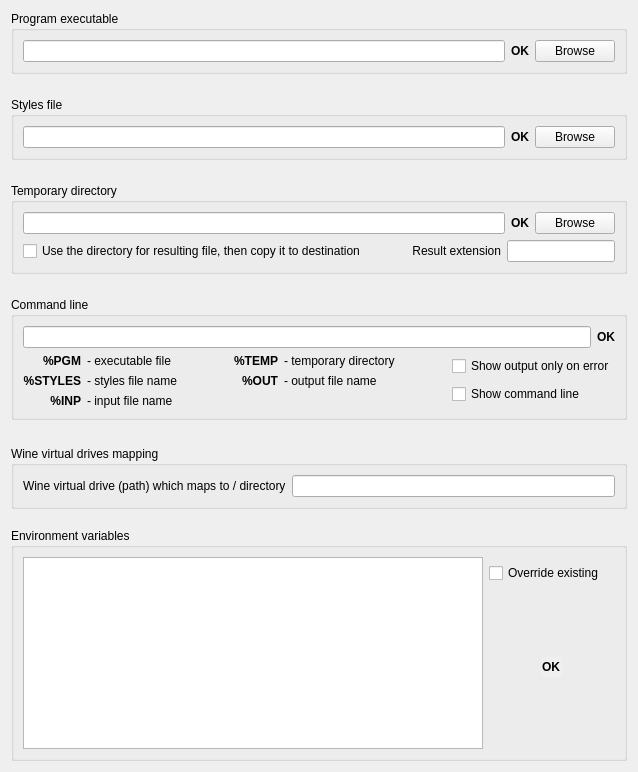
     <widget class="QWidget" name="tab_8">
      <attribute name="title">
       <string>Convert</string>
      </attribute>
      <layout class="QGridLayout" name="gridLayout_35">
       <item row="0" column="0" colspan="3">
        <widget class="QGroupBox" name="groupBox_23">
         <property name="title">
          <string>Program executable</string>
         </property>
         <layout class="QGridLayout" name="gridLayout_32">
          <item row="0" column="0">
           <layout class="QHBoxLayout" name="horizontalLayout_10">
            <item>
             <widget class="QLineEdit" name="fb2lrf_l"/>
            </item>
            <item>
             <widget class="QLabel" name="fb2lrf_ok">
              <property name="font">
               <font>
                <weight>75</weight>
                <bold>true</bold>
               </font>
              </property>
              <property name="text">
               <string>OK</string>
              </property>
             </widget>
            </item>
            <item>
             <widget class="QPushButton" name="fb2lrf_browse">
              <property name="text">
               <string>Browse</string>
              </property>
             </widget>
            </item>
           </layout>
          </item>
         </layout>
        </widget>
       </item>
       <item row="1" column="0" colspan="2">
        <spacer name="verticalSpacer_31">
         <property name="orientation">
          <enum>Qt::Vertical</enum>
         </property>
         <property name="sizeHint" stdset="0">
          <size>
           <width>20</width>
           <height>17</height>
          </size>
         </property>
        </spacer>
       </item>
       <item row="2" column="0" colspan="3">
        <widget class="QGroupBox" name="groupBox_24">
         <property name="title">
          <string>Styles file</string>
         </property>
         <layout class="QGridLayout" name="gridLayout_33">
          <item row="0" column="0">
           <layout class="QHBoxLayout" name="horizontalLayout_11">
            <item>
             <widget class="QLineEdit" name="fb2styles_l"/>
            </item>
            <item>
             <widget class="QLabel" name="fb2styles_ok">
              <property name="font">
               <font>
                <weight>75</weight>
                <bold>true</bold>
               </font>
              </property>
              <property name="text">
               <string>OK</string>
              </property>
             </widget>
            </item>
            <item>
             <widget class="QPushButton" name="fb2styles_browse">
              <property name="text">
               <string>Browse</string>
              </property>
             </widget>
            </item>
           </layout>
          </item>
         </layout>
        </widget>
       </item>
       <item row="3" column="0" colspan="2">
        <spacer name="verticalSpacer_32">
         <property name="orientation">
          <enum>Qt::Vertical</enum>
         </property>
         <property name="sizeHint" stdset="0">
          <size>
           <width>20</width>
           <height>17</height>
          </size>
         </property>
        </spacer>
       </item>
       <item row="4" column="0" colspan="3">
        <widget class="QGroupBox" name="groupBox_22">
         <property name="title">
          <string>Temporary directory</string>
         </property>
         <layout class="QGridLayout" name="gridLayout_26">
          <item row="0" column="0">
           <layout class="QHBoxLayout" name="horizontalLayout_9">
            <item>
             <widget class="QLineEdit" name="fb2lrf_tmp_l"/>
            </item>
            <item>
             <widget class="QLabel" name="fb2lrf_tmp_ok">
              <property name="font">
               <font>
                <weight>75</weight>
                <bold>true</bold>
               </font>
              </property>
              <property name="text">
               <string>OK</string>
              </property>
             </widget>
            </item>
            <item>
             <widget class="QPushButton" name="fb2lrf_tmp_browse">
              <property name="text">
               <string>Browse</string>
              </property>
             </widget>
            </item>
           </layout>
          </item>
          <item row="1" column="0">
           <layout class="QHBoxLayout" name="horizontalLayout_12">
            <item>
             <widget class="QCheckBox" name="fb2lrf_utmp">
              <property name="text">
               <string>Use the directory for resulting file, then copy it to destination</string>
              </property>
             </widget>
            </item>
            <item>
             <spacer name="horizontalSpacer_2">
              <property name="orientation">
               <enum>Qt::Horizontal</enum>
              </property>
              <property name="sizeHint" stdset="0">
               <size>
                <width>40</width>
                <height>20</height>
               </size>
              </property>
             </spacer>
            </item>
            <item>
             <layout class="QFormLayout" name="formLayout_9">
              <item row="0" column="0">
               <widget class="QLabel" name="label_29">
                <property name="text">
                 <string>Result extension</string>
                </property>
                <property name="alignment">
                 <set>Qt::AlignRight|Qt::AlignTrailing|Qt::AlignVCenter</set>
                </property>
               </widget>
              </item>
              <item row="0" column="1">
               <widget class="QLineEdit" name="fb2lrf_ext"/>
              </item>
             </layout>
            </item>
           </layout>
          </item>
         </layout>
        </widget>
       </item>
       <item row="5" column="0">
        <spacer name="verticalSpacer_33">
         <property name="orientation">
          <enum>Qt::Vertical</enum>
         </property>
         <property name="sizeHint" stdset="0">
          <size>
           <width>20</width>
           <height>17</height>
          </size>
         </property>
        </spacer>
       </item>
       <item row="6" column="0" colspan="3">
        <widget class="QGroupBox" name="Hidefiles_2">
         <property name="title">
          <string>Command line</string>
         </property>
         <layout class="QGridLayout" name="gridLayout_36">
          <item row="0" column="0">
           <widget class="QLineEdit" name="fb2lrf_cmd">
            <property name="sizePolicy">
             <sizepolicy hsizetype="Expanding" vsizetype="Fixed">
              <horstretch>1</horstretch>
              <verstretch>0</verstretch>
             </sizepolicy>
            </property>
           </widget>
          </item>
          <item row="0" column="1">
           <widget class="QLabel" name="fb2lrf_cmd_ok">
            <property name="font">
             <font>
              <weight>75</weight>
              <bold>true</bold>
             </font>
            </property>
            <property name="text">
             <string>OK</string>
            </property>
           </widget>
          </item>
          <item row="1" column="0" colspan="2">
           <layout class="QGridLayout" name="gridLayout_34">
            <item row="0" column="0">
             <layout class="QGridLayout" name="gridLayout_27">
              <item row="0" column="0">
               <widget class="QLabel" name="label_6">
                <property name="font">
                 <font>
                  <weight>75</weight>
                  <bold>true</bold>
                 </font>
                </property>
                <property name="text">
                 <string>%PGM</string>
                </property>
                <property name="alignment">
                 <set>Qt::AlignRight|Qt::AlignTrailing|Qt::AlignVCenter</set>
                </property>
               </widget>
              </item>
              <item row="0" column="1">
               <widget class="QLabel" name="label_22">
                <property name="text">
                 <string>- executable file</string>
                </property>
                <property name="alignment">
                 <set>Qt::AlignLeading|Qt::AlignLeft|Qt::AlignVCenter</set>
                </property>
               </widget>
              </item>
              <item row="1" column="0">
               <widget class="QLabel" name="label_2">
                <property name="font">
                 <font>
                  <weight>75</weight>
                  <bold>true</bold>
                 </font>
                </property>
                <property name="text">
                 <string>%STYLES</string>
                </property>
                <property name="alignment">
                 <set>Qt::AlignRight|Qt::AlignTrailing|Qt::AlignVCenter</set>
                </property>
               </widget>
              </item>
              <item row="1" column="1">
               <widget class="QLabel" name="label_23">
                <property name="text">
                 <string>- styles file name</string>
                </property>
               </widget>
              </item>
              <item row="2" column="0">
               <widget class="QLabel" name="label_4">
                <property name="font">
                 <font>
                  <weight>75</weight>
                  <bold>true</bold>
                 </font>
                </property>
                <property name="text">
                 <string>%INP</string>
                </property>
                <property name="alignment">
                 <set>Qt::AlignRight|Qt::AlignTrailing|Qt::AlignVCenter</set>
                </property>
               </widget>
              </item>
              <item row="2" column="1">
               <widget class="QLabel" name="label_24">
                <property name="text">
                 <string>- input file name</string>
                </property>
               </widget>
              </item>
             </layout>
            </item>
            <item row="0" column="1">
             <spacer name="horizontalSpacer_10">
              <property name="orientation">
               <enum>Qt::Horizontal</enum>
              </property>
              <property name="sizeHint" stdset="0">
               <size>
                <width>13</width>
                <height>20</height>
               </size>
              </property>
             </spacer>
            </item>
            <item row="0" column="2">
             <layout class="QGridLayout" name="gridLayout_29">
              <item row="0" column="0">
               <widget class="QLabel" name="label_25">
                <property name="font">
                 <font>
                  <weight>75</weight>
                  <bold>true</bold>
                 </font>
                </property>
                <property name="text">
                 <string>%TEMP</string>
                </property>
                <property name="alignment">
                 <set>Qt::AlignRight|Qt::AlignTrailing|Qt::AlignVCenter</set>
                </property>
               </widget>
              </item>
              <item row="0" column="1">
               <widget class="QLabel" name="label_3">
                <property name="text">
                 <string>- temporary directory</string>
                </property>
               </widget>
              </item>
              <item row="1" column="0">
               <widget class="QLabel" name="label_26">
                <property name="font">
                 <font>
                  <weight>75</weight>
                  <bold>true</bold>
                 </font>
                </property>
                <property name="text">
                 <string>%OUT</string>
                </property>
                <property name="alignment">
                 <set>Qt::AlignRight|Qt::AlignTrailing|Qt::AlignVCenter</set>
                </property>
               </widget>
              </item>
              <item row="1" column="1">
               <widget class="QLabel" name="label_5">
                <property name="text">
                 <string>- output file name</string>
                </property>
               </widget>
              </item>
              <item row="2" column="0">
               <widget class="QLabel" name="label_28">
                <property name="text">
                 <string/>
                </property>
                <property name="alignment">
                 <set>Qt::AlignRight|Qt::AlignTrailing|Qt::AlignVCenter</set>
                </property>
               </widget>
              </item>
              <item row="2" column="1">
               <widget class="QLabel" name="label_27">
                <property name="text">
                 <string/>
                </property>
                <property name="alignment">
                 <set>Qt::AlignRight|Qt::AlignTrailing|Qt::AlignVCenter</set>
                </property>
               </widget>
              </item>
             </layout>
            </item>
            <item row="0" column="3">
             <spacer name="horizontalSpacer_8">
              <property name="orientation">
               <enum>Qt::Horizontal</enum>
              </property>
              <property name="sizeHint" stdset="0">
               <size>
                <width>23</width>
                <height>20</height>
               </size>
              </property>
             </spacer>
            </item>
            <item row="0" column="4">
             <layout class="QGridLayout" name="gridLayout_31">
              <item row="0" column="0">
               <widget class="QCheckBox" name="fb2lrf_serr">
                <property name="text">
                 <string>Show output only on error</string>
                </property>
               </widget>
              </item>
              <item row="1" column="0">
               <widget class="QCheckBox" name="fb2lrf_scmd">
                <property name="text">
                 <string>Show command line</string>
                </property>
               </widget>
              </item>
             </layout>
            </item>
           </layout>
          </item>
         </layout>
        </widget>
       </item>
       <item row="7" column="0">
        <spacer name="verticalSpacer_13">
         <property name="orientation">
          <enum>Qt::Vertical</enum>
         </property>
         <property name="sizeHint" stdset="0">
          <size>
           <width>13</width>
           <height>7</height>
          </size>
         </property>
        </spacer>
       </item>
       <item row="8" column="1">
        <spacer name="verticalSpacer_25">
         <property name="orientation">
          <enum>Qt::Vertical</enum>
         </property>
         <property name="sizeHint" stdset="0">
          <size>
           <width>13</width>
           <height>13</height>
          </size>
         </property>
        </spacer>
       </item>
       <item row="9" column="0" colspan="3">
        <widget class="QGroupBox" name="Wine_box1">
         <property name="sizePolicy">
          <sizepolicy hsizetype="Preferred" vsizetype="Preferred">
           <horstretch>0</horstretch>
           <verstretch>0</verstretch>
          </sizepolicy>
         </property>
         <property name="title">
          <string>Wine virtual drives mapping</string>
         </property>
         <layout class="QFormLayout" name="formLayout_5">
          <item row="0" column="0">
           <widget class="QLabel" name="label_7">
            <property name="text">
             <string>Wine virtual drive (path) which maps to / directory</string>
            </property>
           </widget>
          </item>
          <item row="0" column="1">
           <widget class="QLineEdit" name="fb2lrf_drv"/>
          </item>
         </layout>
        </widget>
       </item>
       <item row="10" column="2">
        <spacer name="verticalSpacer_26">
         <property name="orientation">
          <enum>Qt::Vertical</enum>
         </property>
         <property name="sizeHint" stdset="0">
          <size>
           <width>13</width>
           <height>13</height>
          </size>
         </property>
        </spacer>
       </item>
       <item row="11" column="0" colspan="3">
        <widget class="QGroupBox" name="groupBox_31">
         <property name="title">
          <string>Environment variables</string>
         </property>
         <layout class="QGridLayout" name="gridLayout_37">
          <item row="0" column="0" rowspan="5">
           <widget class="QTextEdit" name="fb2lrf_env">
            <property name="sizePolicy">
             <sizepolicy hsizetype="Expanding" vsizetype="Expanding">
              <horstretch>1</horstretch>
              <verstretch>0</verstretch>
             </sizepolicy>
            </property>
           </widget>
          </item>
          <item row="1" column="1" colspan="3">
           <widget class="QCheckBox" name="fb2lrf_ovr">
            <property name="text">
             <string>Override existing</string>
            </property>
           </widget>
          </item>
          <item row="2" column="1" colspan="3">
           <spacer name="verticalSpacer_43">
            <property name="orientation">
             <enum>Qt::Vertical</enum>
            </property>
            <property name="sizeHint" stdset="0">
             <size>
              <width>20</width>
              <height>68</height>
             </size>
            </property>
           </spacer>
          </item>
          <item row="3" column="1">
           <spacer name="horizontalSpacer_23">
            <property name="orientation">
             <enum>Qt::Horizontal</enum>
            </property>
            <property name="sizeHint" stdset="0">
             <size>
              <width>47</width>
              <height>20</height>
             </size>
            </property>
           </spacer>
          </item>
          <item row="3" column="2">
           <widget class="QLabel" name="fb2lrf_env_ok">
            <property name="font">
             <font>
              <weight>75</weight>
              <bold>true</bold>
             </font>
            </property>
            <property name="autoFillBackground">
             <bool>true</bool>
            </property>
            <property name="text">
             <string>OK</string>
            </property>
           </widget>
          </item>
          <item row="3" column="3">
           <spacer name="horizontalSpacer_24">
            <property name="orientation">
             <enum>Qt::Horizontal</enum>
            </property>
            <property name="sizeHint" stdset="0">
             <size>
              <width>47</width>
              <height>20</height>
             </size>
            </property>
           </spacer>
          </item>
          <item row="4" column="2">
           <spacer name="verticalSpacer_45">
            <property name="orientation">
             <enum>Qt::Vertical</enum>
            </property>
            <property name="sizeHint" stdset="0">
             <size>
              <width>20</width>
              <height>18</height>
             </size>
            </property>
           </spacer>
          </item>
         </layout>
        </widget>
       </item>
      </layout>
     </widget>
